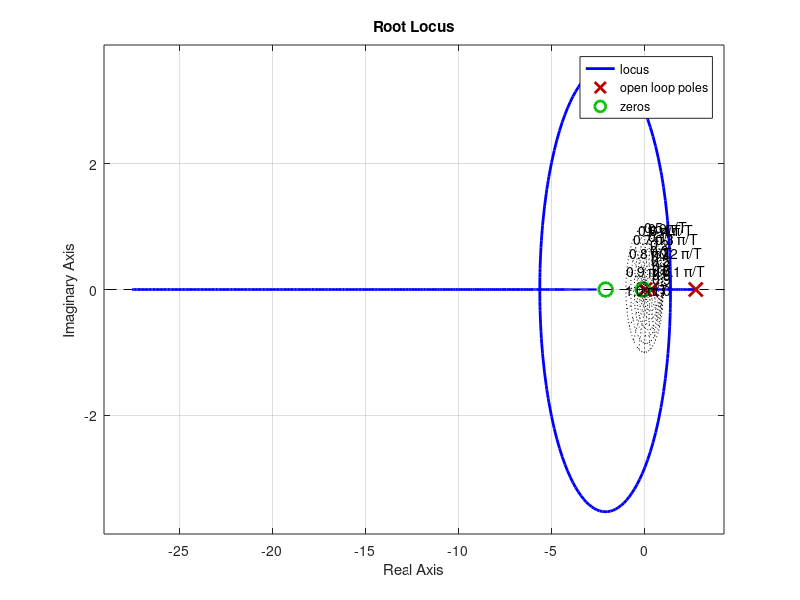

MATLAB code to generate this figure:
% Parámetros del sistema
x1 = 0.036;
m = 0.00452;
kf = 1.1971e-7;
kf_prima = 3.8195e-5;
u = 2.45;
R = 2.44;
L = 0.015;
b = 0.03;
kv = 0;
g = 9.81;

% Coeficientes matriz A
A21 = ((4*kf*(u/R))/(m*(x1^5))) + (2*kf_prima/(m*(x1^3)));
A22 = 0;
A23 = -(kf/m)*(1/(x1^4));
A31 = 0;
A32 = -(kv/L)*(x1/(((b^2)+(x1^2))^(5/2)));
A33 = -R/L;

% Matrices del sistema
A = [0, 1, 0; A21, A22, A23; A31, A32, A33];
B = [0; 0; (1/L)];
C = [1, 0, 0];
D = [0];

% Función de transferencia continua
[num, den] = ss2tf(A, B, C, D);
den = den/den(1);
Ys = tf(num, den);

disp('Polos en tiempo continuo:')
pole(Ys)

% Período de muestreo
T = 0.022;

% Función de transferencia discreta
Yz = c2d(Ys, T);

disp('Polos en tiempo discreto:')
pole(Yz)

% Lazo abierto con sensor
ks = -62107.5;
Lz = Yz * ks;

% Root Locus
figure
rlocus(Lz)
zgrid
title('Root Locus')
